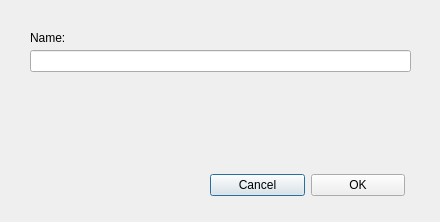
<?xml version="1.0" encoding="UTF-8"?>
<ui version="4.0">
 <class>RenameDlg</class>
 <widget class="QDialog" name="RenameDlg">
  <property name="geometry">
   <rect>
    <x>0</x>
    <y>0</y>
    <width>440</width>
    <height>222</height>
   </rect>
  </property>
  <property name="windowTitle">
   <string>Rename</string>
  </property>
  <widget class="QLabel" name="nameLbl">
   <property name="geometry">
    <rect>
     <x>30</x>
     <y>30</y>
     <width>371</width>
     <height>16</height>
    </rect>
   </property>
   <property name="text">
    <string>Name:</string>
   </property>
  </widget>
  <widget class="QLineEdit" name="name">
   <property name="geometry">
    <rect>
     <x>30</x>
     <y>50</y>
     <width>381</width>
     <height>22</height>
    </rect>
   </property>
  </widget>
  <widget class="QLabel" name="statusLbl">
   <property name="geometry">
    <rect>
     <x>30</x>
     <y>100</y>
     <width>381</width>
     <height>16</height>
    </rect>
   </property>
   <property name="text">
    <string/>
   </property>
  </widget>
  <widget class="QWidget" name="">
   <property name="geometry">
    <rect>
     <x>210</x>
     <y>170</y>
     <width>195</width>
     <height>30</height>
    </rect>
   </property>
   <layout class="QHBoxLayout" name="horizontalLayout">
    <item>
     <widget class="QPushButton" name="cancelBtn">
      <property name="text">
       <string>Cancel</string>
      </property>
     </widget>
    </item>
    <item>
     <widget class="QPushButton" name="okBtn">
      <property name="text">
       <string>OK</string>
      </property>
     </widget>
    </item>
   </layout>
  </widget>
 </widget>
 <resources/>
 <connections/>
</ui>
